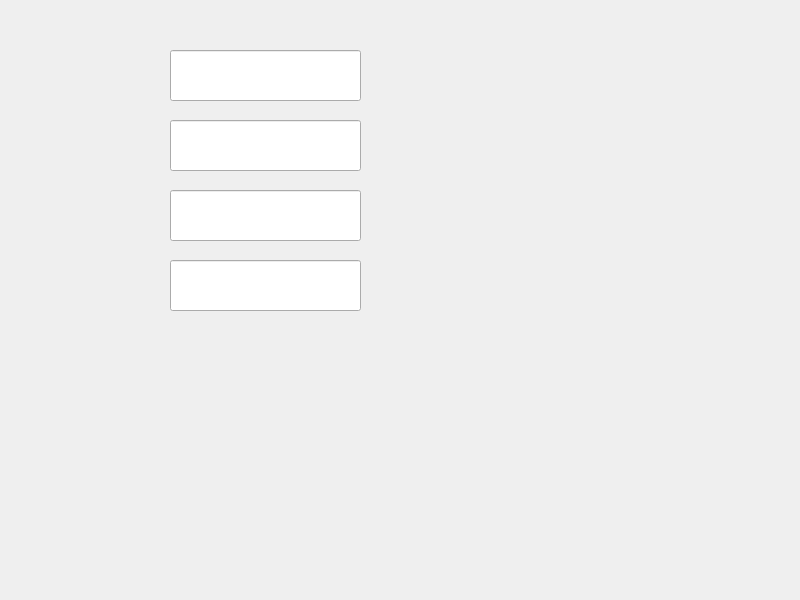
<?xml version="1.0" encoding="UTF-8"?>
<ui version="4.0">
 <class>Widget</class>
 <widget class="QWidget" name="Widget">
  <property name="geometry">
   <rect>
    <x>0</x>
    <y>0</y>
    <width>800</width>
    <height>600</height>
   </rect>
  </property>
  <property name="windowTitle">
   <string>Widget</string>
  </property>
  <widget class="QLineEdit" name="lineEdit">
   <property name="geometry">
    <rect>
     <x>170</x>
     <y>50</y>
     <width>191</width>
     <height>51</height>
    </rect>
   </property>
   <property name="focusPolicy">
    <enum>Qt::NoFocus</enum>
   </property>
  </widget>
  <widget class="QLineEdit" name="lineEdit_2">
   <property name="geometry">
    <rect>
     <x>170</x>
     <y>190</y>
     <width>191</width>
     <height>51</height>
    </rect>
   </property>
  </widget>
  <widget class="QLineEdit" name="lineEdit_3">
   <property name="geometry">
    <rect>
     <x>170</x>
     <y>120</y>
     <width>191</width>
     <height>51</height>
    </rect>
   </property>
   <property name="focusPolicy">
    <enum>Qt::TabFocus</enum>
   </property>
  </widget>
  <widget class="QLineEdit" name="lineEdit_4">
   <property name="geometry">
    <rect>
     <x>170</x>
     <y>260</y>
     <width>191</width>
     <height>51</height>
    </rect>
   </property>
   <property name="focusPolicy">
    <enum>Qt::ClickFocus</enum>
   </property>
  </widget>
 </widget>
 <resources/>
 <connections/>
</ui>
